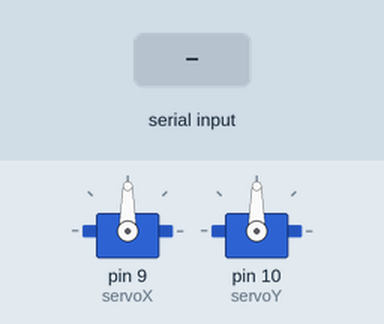
This sketch was run on a simulated Arduino Uno, built with avr-gcc and run on an emulated ATmega328P. Shown: 2 × servo. The inputs (shaded band) are chosen by the test bench.

Above: at 1.2 s.
1.3 s: "90,45\n" received over Serial
At 2.5 s:
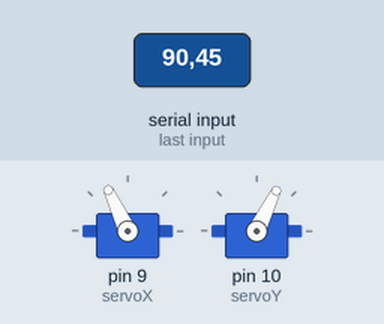
2.8 s: "30,150\n" received over Serial
At 3.9 s:
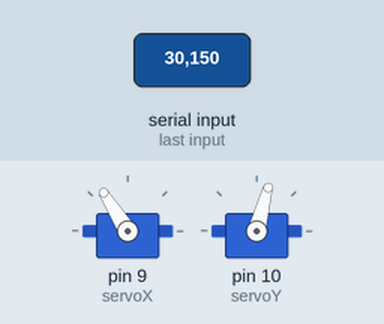
Timing chart, 0 to 5.8 s (numbered marks = the images above; inputs shaded):
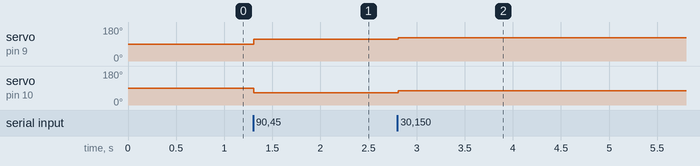

Measured:
- after the input at 1.3 s, servo on pin 9 (servoX): 90° → 115° at once; servo on pin 10 (servoY): 90° → 64° at once
- after the input at 2.8 s, servo on pin 9 (servoX): 115° → 122° at once; servo on pin 10 (servoY): 64° → 75° at once

The sketch:

servo_control.ino
```cpp
#include <Servo.h>

Servo servoX;
Servo servoY;

int posX = 0;
int posY = 0;

int currentX = 90;
int currentY = 90;

const int bufferSize = 32;
char inputBuffer[bufferSize];

float scalingFactor = 1;
void setup() {
    Serial.begin(9600);
    servoX.attach(9);
    servoY.attach(10);

    servoX.write(currentX);
    servoY.write(currentY);
}

void loop() {
    if (Serial.available()) {

        int bytesRead = Serial.readBytesUntil('\n', inputBuffer, bufferSize -1);
        inputBuffer[bytesRead] = '\0';

        char* commaPosition = strchr(inputBuffer, ',');
        if (commaPosition != NULL) {
            *commaPosition = '\0';

            posX = atoi(inputBuffer);
            posY = atoi(commaPosition + 1);
            int targetX = map(posX, 0, 640, 125, 50);
            int targetY = map(posY, 0, 480, 60, 110);

            currentX = currentX + (targetX - currentX) * scalingFactor;
            currentY = currentY + (targetY - currentY) * scalingFactor;

            currentX = constrain(currentX, 0, 180);
            currentY = constrain(currentY, 0, 180);

            servoX.write(currentX);
            servoY.write(currentY);
        }
    }
}
```
